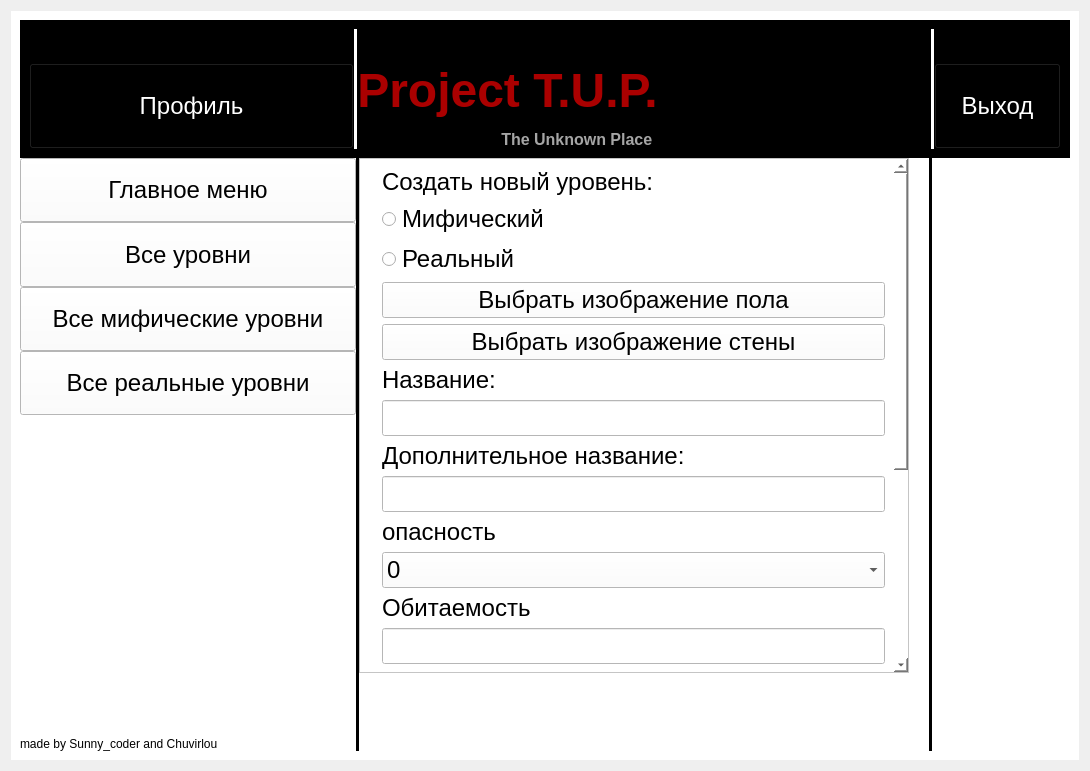
<?xml version="1.0" encoding="UTF-8"?>
<ui version="4.0">
 <class>Form</class>
 <widget class="QWidget" name="Form">
  <property name="geometry">
   <rect>
    <x>0</x>
    <y>0</y>
    <width>1090</width>
    <height>771</height>
   </rect>
  </property>
  <property name="windowTitle">
   <string>Form</string>
  </property>
  <layout class="QGridLayout" name="gridLayout_2">
   <property name="spacing">
    <number>0</number>
   </property>
   <item row="0" column="0">
    <widget class="QWidget" name="gridWidget" native="true">
     <property name="styleSheet">
      <string notr="true">background-color: rgb(255, 255, 255);</string>
     </property>
     <layout class="QGridLayout" name="gridLayout">
      <property name="spacing">
       <number>0</number>
      </property>
      <item row="1" column="10" rowspan="8">
       <widget class="QLabel" name="ad_image">
        <property name="text">
         <string/>
        </property>
       </widget>
      </item>
      <item row="1" column="3" rowspan="10">
       <widget class="Line" name="line">
        <property name="styleSheet">
         <string notr="true">border: 1px black;
border-style: inset;
background-color: rgb(0, 0, 0);</string>
        </property>
        <property name="frameShadow">
         <enum>QFrame::Sunken</enum>
        </property>
        <property name="lineWidth">
         <number>0</number>
        </property>
        <property name="midLineWidth">
         <number>5</number>
        </property>
        <property name="orientation">
         <enum>Qt::Vertical</enum>
        </property>
       </widget>
      </item>
      <item row="4" column="1" colspan="2">
       <widget class="QPushButton" name="all_real_levels">
        <property name="sizePolicy">
         <sizepolicy hsizetype="Expanding" vsizetype="Expanding">
          <horstretch>0</horstretch>
          <verstretch>0</verstretch>
         </sizepolicy>
        </property>
        <property name="font">
         <font>
          <pointsize>18</pointsize>
         </font>
        </property>
        <property name="text">
         <string>Все реальные уровни</string>
        </property>
       </widget>
      </item>
      <item row="3" column="1" colspan="2">
       <widget class="QPushButton" name="all_myth_levels">
        <property name="sizePolicy">
         <sizepolicy hsizetype="Expanding" vsizetype="Expanding">
          <horstretch>0</horstretch>
          <verstretch>0</verstretch>
         </sizepolicy>
        </property>
        <property name="font">
         <font>
          <pointsize>18</pointsize>
         </font>
        </property>
        <property name="text">
         <string>Все мифические уровни</string>
        </property>
       </widget>
      </item>
      <item row="9" column="8">
       <spacer name="verticalSpacer_6">
        <property name="orientation">
         <enum>Qt::Vertical</enum>
        </property>
        <property name="sizeHint" stdset="0">
         <size>
          <width>20</width>
          <height>40</height>
         </size>
        </property>
       </spacer>
      </item>
      <item row="9" column="5">
       <spacer name="horizontalSpacer_7">
        <property name="orientation">
         <enum>Qt::Horizontal</enum>
        </property>
        <property name="sizeHint" stdset="0">
         <size>
          <width>40</width>
          <height>20</height>
         </size>
        </property>
       </spacer>
      </item>
      <item row="9" column="1">
       <spacer name="horizontalSpacer_6">
        <property name="orientation">
         <enum>Qt::Horizontal</enum>
        </property>
        <property name="sizeHint" stdset="0">
         <size>
          <width>40</width>
          <height>20</height>
         </size>
        </property>
       </spacer>
      </item>
      <item row="7" column="8">
       <spacer name="verticalSpacer_10">
        <property name="orientation">
         <enum>Qt::Vertical</enum>
        </property>
        <property name="sizeHint" stdset="0">
         <size>
          <width>20</width>
          <height>40</height>
         </size>
        </property>
       </spacer>
      </item>
      <item row="5" column="8">
       <spacer name="verticalSpacer_9">
        <property name="orientation">
         <enum>Qt::Vertical</enum>
        </property>
        <property name="sizeHint" stdset="0">
         <size>
          <width>20</width>
          <height>40</height>
         </size>
        </property>
       </spacer>
      </item>
      <item row="9" column="10">
       <spacer name="horizontalSpacer_3">
        <property name="orientation">
         <enum>Qt::Horizontal</enum>
        </property>
        <property name="sizeHint" stdset="0">
         <size>
          <width>40</width>
          <height>20</height>
         </size>
        </property>
       </spacer>
      </item>
      <item row="9" column="6">
       <spacer name="horizontalSpacer">
        <property name="orientation">
         <enum>Qt::Horizontal</enum>
        </property>
        <property name="sizeHint" stdset="0">
         <size>
          <width>40</width>
          <height>20</height>
         </size>
        </property>
       </spacer>
      </item>
      <item row="6" column="8">
       <spacer name="verticalSpacer_8">
        <property name="orientation">
         <enum>Qt::Vertical</enum>
        </property>
        <property name="sizeHint" stdset="0">
         <size>
          <width>20</width>
          <height>40</height>
         </size>
        </property>
       </spacer>
      </item>
      <item row="0" column="0" colspan="11">
       <widget class="QWidget" name="gridWidget" native="true">
        <property name="styleSheet">
         <string notr="true">background-color: rgb(0, 0, 0);</string>
        </property>
        <layout class="QGridLayout" name="gridLayout_3">
         <property name="spacing">
          <number>0</number>
         </property>
         <item row="1" column="2">
          <spacer name="horizontalSpacer_8">
           <property name="orientation">
            <enum>Qt::Horizontal</enum>
           </property>
           <property name="sizeHint" stdset="0">
            <size>
             <width>40</width>
             <height>20</height>
            </size>
           </property>
          </spacer>
         </item>
         <item row="2" column="6">
          <spacer name="horizontalSpacer_10">
           <property name="orientation">
            <enum>Qt::Horizontal</enum>
           </property>
           <property name="sizeType">
            <enum>QSizePolicy::Expanding</enum>
           </property>
           <property name="sizeHint" stdset="0">
            <size>
             <width>40</width>
             <height>20</height>
            </size>
           </property>
          </spacer>
         </item>
         <item row="2" column="7">
          <spacer name="verticalSpacer_2">
           <property name="orientation">
            <enum>Qt::Vertical</enum>
           </property>
           <property name="sizeHint" stdset="0">
            <size>
             <width>20</width>
             <height>40</height>
            </size>
           </property>
          </spacer>
         </item>
         <item row="2" column="8">
          <spacer name="horizontalSpacer_12">
           <property name="orientation">
            <enum>Qt::Horizontal</enum>
           </property>
           <property name="sizeHint" stdset="0">
            <size>
             <width>40</width>
             <height>20</height>
            </size>
           </property>
          </spacer>
         </item>
         <item row="1" column="0">
          <spacer name="horizontalSpacer_9">
           <property name="orientation">
            <enum>Qt::Horizontal</enum>
           </property>
           <property name="sizeHint" stdset="0">
            <size>
             <width>40</width>
             <height>20</height>
            </size>
           </property>
          </spacer>
         </item>
         <item row="2" column="5">
          <widget class="QLabel" name="label">
           <property name="styleSheet">
            <string notr="true">font: 28pt &quot;Times New Roman&quot;;</string>
           </property>
           <property name="text">
            <string>&lt;html&gt;&lt;head/&gt;&lt;body&gt;&lt;p align=&quot;center&quot;&gt;&lt;span style=&quot; font-size:36pt; font-weight:600; color:#aa0000&quot;&gt;Project T.U.P.&lt;/span&gt;&lt;/p&gt;&lt;p align=&quot;center&quot;&gt;&lt;span style=&quot; font-size:12pt; font-weight:600; color:#000000;&quot;&gt;--------------------------&lt;/span&gt;&lt;span style=&quot; font-size:12pt; font-weight:600; color:#a5a5a5&quot;&gt;The Unknown Place&lt;/span&gt;&lt;/p&gt;&lt;/body&gt;&lt;/html&gt;</string>
           </property>
          </widget>
         </item>
         <item row="0" column="0">
          <widget class="QLabel" name="label_3">
           <property name="text">
            <string>made by Sunny_coder and Chuvirlou</string>
           </property>
          </widget>
         </item>
         <item row="2" column="10">
          <widget class="QPushButton" name="exit">
           <property name="sizePolicy">
            <sizepolicy hsizetype="Expanding" vsizetype="Expanding">
             <horstretch>0</horstretch>
             <verstretch>0</verstretch>
            </sizepolicy>
           </property>
           <property name="font">
            <font>
             <pointsize>18</pointsize>
             <weight>50</weight>
             <bold>false</bold>
             <kerning>true</kerning>
            </font>
           </property>
           <property name="styleSheet">
            <string notr="true">color: rgb(255, 255, 255);</string>
           </property>
           <property name="text">
            <string>Выход</string>
           </property>
          </widget>
         </item>
         <item row="2" column="0" colspan="3">
          <widget class="QPushButton" name="profil">
           <property name="sizePolicy">
            <sizepolicy hsizetype="Expanding" vsizetype="Expanding">
             <horstretch>0</horstretch>
             <verstretch>0</verstretch>
            </sizepolicy>
           </property>
           <property name="font">
            <font>
             <pointsize>18</pointsize>
            </font>
           </property>
           <property name="styleSheet">
            <string notr="true">color: rgb(255, 255, 255);</string>
           </property>
           <property name="text">
            <string>Профиль</string>
           </property>
          </widget>
         </item>
         <item row="1" column="10">
          <spacer name="horizontalSpacer_11">
           <property name="orientation">
            <enum>Qt::Horizontal</enum>
           </property>
           <property name="sizeHint" stdset="0">
            <size>
             <width>40</width>
             <height>20</height>
            </size>
           </property>
          </spacer>
         </item>
         <item row="0" column="3" rowspan="3">
          <widget class="Line" name="line_4">
           <property name="styleSheet">
            <string notr="true">border: 1px white;
border-style: inset;
background-color: rgb(255, 255, 255);</string>
           </property>
           <property name="lineWidth">
            <number>0</number>
           </property>
           <property name="midLineWidth">
            <number>10</number>
           </property>
           <property name="orientation">
            <enum>Qt::Vertical</enum>
           </property>
          </widget>
         </item>
         <item row="0" column="9" rowspan="3">
          <widget class="Line" name="line_3">
           <property name="styleSheet">
            <string notr="true">border: 1px white;
border-style: inset;
background-color: rgb(255, 255, 255);</string>
           </property>
           <property name="lineWidth">
            <number>0</number>
           </property>
           <property name="midLineWidth">
            <number>10</number>
           </property>
           <property name="orientation">
            <enum>Qt::Vertical</enum>
           </property>
          </widget>
         </item>
        </layout>
       </widget>
      </item>
      <item row="1" column="1" colspan="2">
       <widget class="QPushButton" name="main_menu">
        <property name="sizePolicy">
         <sizepolicy hsizetype="Expanding" vsizetype="Expanding">
          <horstretch>0</horstretch>
          <verstretch>0</verstretch>
         </sizepolicy>
        </property>
        <property name="font">
         <font>
          <pointsize>18</pointsize>
         </font>
        </property>
        <property name="styleSheet">
         <string notr="true">border-color: rgb(255, 255, 255);</string>
        </property>
        <property name="text">
         <string>Главное меню</string>
        </property>
       </widget>
      </item>
      <item row="2" column="1" colspan="2">
       <widget class="QPushButton" name="all_levels">
        <property name="sizePolicy">
         <sizepolicy hsizetype="Expanding" vsizetype="Expanding">
          <horstretch>0</horstretch>
          <verstretch>0</verstretch>
         </sizepolicy>
        </property>
        <property name="font">
         <font>
          <pointsize>18</pointsize>
         </font>
        </property>
        <property name="text">
         <string>Все уровни</string>
        </property>
       </widget>
      </item>
      <item row="1" column="9" rowspan="10">
       <widget class="Line" name="line_2">
        <property name="styleSheet">
         <string notr="true">border: 1px black;
border-style: inset;
background-color: rgb(0, 0, 0);</string>
        </property>
        <property name="lineWidth">
         <number>0</number>
        </property>
        <property name="midLineWidth">
         <number>10</number>
        </property>
        <property name="orientation">
         <enum>Qt::Vertical</enum>
        </property>
       </widget>
      </item>
      <item row="10" column="1">
       <widget class="QLabel" name="label_2">
        <property name="text">
         <string>made by Sunny_coder and Chuvirlou</string>
        </property>
       </widget>
      </item>
      <item row="9" column="2">
       <spacer name="horizontalSpacer_2">
        <property name="orientation">
         <enum>Qt::Horizontal</enum>
        </property>
        <property name="sizeHint" stdset="0">
         <size>
          <width>40</width>
          <height>20</height>
         </size>
        </property>
       </spacer>
      </item>
      <item row="8" column="8">
       <spacer name="verticalSpacer">
        <property name="orientation">
         <enum>Qt::Vertical</enum>
        </property>
        <property name="sizeHint" stdset="0">
         <size>
          <width>20</width>
          <height>40</height>
         </size>
        </property>
       </spacer>
      </item>
      <item row="9" column="7">
       <spacer name="horizontalSpacer_5">
        <property name="orientation">
         <enum>Qt::Horizontal</enum>
        </property>
        <property name="sizeHint" stdset="0">
         <size>
          <width>40</width>
          <height>20</height>
         </size>
        </property>
       </spacer>
      </item>
      <item row="9" column="4">
       <spacer name="horizontalSpacer_4">
        <property name="orientation">
         <enum>Qt::Horizontal</enum>
        </property>
        <property name="sizeHint" stdset="0">
         <size>
          <width>40</width>
          <height>20</height>
         </size>
        </property>
       </spacer>
      </item>
      <item row="1" column="4" rowspan="8" colspan="4">
       <widget class="QScrollArea" name="scrollArea">
        <property name="sizePolicy">
         <sizepolicy hsizetype="Expanding" vsizetype="Expanding">
          <horstretch>0</horstretch>
          <verstretch>0</verstretch>
         </sizepolicy>
        </property>
        <property name="minimumSize">
         <size>
          <width>0</width>
          <height>0</height>
         </size>
        </property>
        <property name="tabletTracking">
         <bool>false</bool>
        </property>
        <property name="lineWidth">
         <number>0</number>
        </property>
        <property name="verticalScrollBarPolicy">
         <enum>Qt::ScrollBarAlwaysOn</enum>
        </property>
        <property name="horizontalScrollBarPolicy">
         <enum>Qt::ScrollBarAsNeeded</enum>
        </property>
        <property name="sizeAdjustPolicy">
         <enum>QAbstractScrollArea::AdjustToContents</enum>
        </property>
        <property name="widgetResizable">
         <bool>true</bool>
        </property>
        <widget class="QWidget" name="scrollAreaWidgetContents">
         <property name="geometry">
          <rect>
           <x>0</x>
           <y>0</y>
           <width>549</width>
           <height>826</height>
          </rect>
         </property>
         <layout class="QGridLayout" name="gridLayout_4">
          <item row="0" column="1">
           <widget class="QLabel" name="label_4">
            <property name="font">
             <font>
              <pointsize>18</pointsize>
             </font>
            </property>
            <property name="text">
             <string>Создать новый уровень:</string>
            </property>
           </widget>
          </item>
          <item row="3" column="1">
           <widget class="QPushButton" name="choose_image_of_floor">
            <property name="sizePolicy">
             <sizepolicy hsizetype="Expanding" vsizetype="Expanding">
              <horstretch>0</horstretch>
              <verstretch>0</verstretch>
             </sizepolicy>
            </property>
            <property name="font">
             <font>
              <pointsize>18</pointsize>
             </font>
            </property>
            <property name="text">
             <string>Выбрать изображение пола</string>
            </property>
           </widget>
          </item>
          <item row="21" column="0">
           <widget class="QLabel" name="label_15">
            <property name="text">
             <string/>
            </property>
           </widget>
          </item>
          <item row="20" column="0">
           <widget class="QLabel" name="label_16">
            <property name="text">
             <string/>
            </property>
           </widget>
          </item>
          <item row="1" column="1">
           <widget class="QRadioButton" name="radioButton">
            <property name="font">
             <font>
              <pointsize>18</pointsize>
             </font>
            </property>
            <property name="text">
             <string>Мифический</string>
            </property>
            <attribute name="buttonGroup">
             <string notr="true">buttonGroup</string>
            </attribute>
           </widget>
          </item>
          <item row="13" column="0">
           <widget class="QLabel" name="label_23">
            <property name="text">
             <string/>
            </property>
           </widget>
          </item>
          <item row="2" column="1">
           <widget class="QRadioButton" name="radioButton_2">
            <property name="font">
             <font>
              <pointsize>18</pointsize>
             </font>
            </property>
            <property name="text">
             <string>Реальный</string>
            </property>
            <attribute name="buttonGroup">
             <string notr="true">buttonGroup</string>
            </attribute>
           </widget>
          </item>
          <item row="5" column="0">
           <widget class="QLabel" name="label_31">
            <property name="text">
             <string/>
            </property>
           </widget>
          </item>
          <item row="6" column="0">
           <widget class="QLabel" name="label_30">
            <property name="text">
             <string/>
            </property>
           </widget>
          </item>
          <item row="8" column="1">
           <widget class="QLineEdit" name="lineEdit_2">
            <property name="font">
             <font>
              <pointsize>18</pointsize>
             </font>
            </property>
           </widget>
          </item>
          <item row="10" column="1">
           <widget class="QComboBox" name="comboBox">
            <property name="font">
             <font>
              <pointsize>18</pointsize>
             </font>
            </property>
            <property name="maxVisibleItems">
             <number>11</number>
            </property>
            <item>
             <property name="text">
              <string>0</string>
             </property>
            </item>
            <item>
             <property name="text">
              <string>1</string>
             </property>
            </item>
            <item>
             <property name="text">
              <string>2</string>
             </property>
            </item>
            <item>
             <property name="text">
              <string>3</string>
             </property>
            </item>
            <item>
             <property name="text">
              <string>4</string>
             </property>
            </item>
            <item>
             <property name="text">
              <string>5</string>
             </property>
            </item>
            <item>
             <property name="text">
              <string>6</string>
             </property>
            </item>
            <item>
             <property name="text">
              <string>7</string>
             </property>
            </item>
            <item>
             <property name="text">
              <string>8</string>
             </property>
            </item>
            <item>
             <property name="text">
              <string>9</string>
             </property>
            </item>
            <item>
             <property name="text">
              <string>10</string>
             </property>
            </item>
           </widget>
          </item>
          <item row="12" column="1">
           <widget class="QLineEdit" name="how_many">
            <property name="enabled">
             <bool>false</bool>
            </property>
            <property name="font">
             <font>
              <pointsize>18</pointsize>
             </font>
            </property>
           </widget>
          </item>
          <item row="1" column="0">
           <widget class="QLabel" name="label_33">
            <property name="text">
             <string/>
            </property>
           </widget>
          </item>
          <item row="16" column="1" rowspan="9">
           <widget class="QTextEdit" name="textEdit">
            <property name="font">
             <font>
              <pointsize>12</pointsize>
             </font>
            </property>
           </widget>
          </item>
          <item row="7" column="1">
           <widget class="QLabel" name="label_7">
            <property name="font">
             <font>
              <pointsize>18</pointsize>
             </font>
            </property>
            <property name="text">
             <string>Дополнительное название:</string>
            </property>
           </widget>
          </item>
          <item row="9" column="0">
           <widget class="QLabel" name="label_27">
            <property name="text">
             <string/>
            </property>
           </widget>
          </item>
          <item row="15" column="1">
           <widget class="QLabel" name="label_11">
            <property name="font">
             <font>
              <pointsize>18</pointsize>
             </font>
            </property>
            <property name="text">
             <string>Описание</string>
            </property>
           </widget>
          </item>
          <item row="11" column="1">
           <widget class="QLabel" name="label_9">
            <property name="font">
             <font>
              <pointsize>18</pointsize>
             </font>
            </property>
            <property name="text">
             <string>Обитаемость</string>
            </property>
           </widget>
          </item>
          <item row="22" column="0">
           <widget class="QLabel" name="label_14">
            <property name="text">
             <string/>
            </property>
           </widget>
          </item>
          <item row="11" column="0">
           <widget class="QLabel" name="label_25">
            <property name="text">
             <string/>
            </property>
           </widget>
          </item>
          <item row="18" column="0">
           <widget class="QLabel" name="label_18">
            <property name="text">
             <string/>
            </property>
           </widget>
          </item>
          <item row="5" column="1">
           <widget class="QLabel" name="label_6">
            <property name="font">
             <font>
              <pointsize>18</pointsize>
             </font>
            </property>
            <property name="text">
             <string>Название:</string>
            </property>
           </widget>
          </item>
          <item row="0" column="0">
           <widget class="QLabel" name="label_34">
            <property name="text">
             <string/>
            </property>
           </widget>
          </item>
          <item row="16" column="0">
           <widget class="QLabel" name="label_20">
            <property name="text">
             <string/>
            </property>
           </widget>
          </item>
          <item row="6" column="1">
           <widget class="QLineEdit" name="lineEdit">
            <property name="font">
             <font>
              <pointsize>18</pointsize>
             </font>
            </property>
           </widget>
          </item>
          <item row="23" column="0">
           <widget class="QLabel" name="label_13">
            <property name="text">
             <string/>
            </property>
           </widget>
          </item>
          <item row="2" column="0">
           <widget class="QLabel" name="label_32">
            <property name="text">
             <string/>
            </property>
           </widget>
          </item>
          <item row="13" column="1">
           <widget class="QLabel" name="label_10">
            <property name="font">
             <font>
              <pointsize>18</pointsize>
             </font>
            </property>
            <property name="text">
             <string>Количество сущностей:</string>
            </property>
           </widget>
          </item>
          <item row="10" column="0">
           <widget class="QLabel" name="label_26">
            <property name="text">
             <string/>
            </property>
           </widget>
          </item>
          <item row="15" column="0">
           <widget class="QLabel" name="label_21">
            <property name="text">
             <string/>
            </property>
           </widget>
          </item>
          <item row="8" column="0">
           <widget class="QLabel" name="label_28">
            <property name="text">
             <string/>
            </property>
           </widget>
          </item>
          <item row="19" column="0">
           <widget class="QLabel" name="label_17">
            <property name="text">
             <string/>
            </property>
           </widget>
          </item>
          <item row="4" column="1">
           <widget class="QPushButton" name="choose_image_of_wall">
            <property name="sizePolicy">
             <sizepolicy hsizetype="Expanding" vsizetype="Expanding">
              <horstretch>0</horstretch>
              <verstretch>0</verstretch>
             </sizepolicy>
            </property>
            <property name="font">
             <font>
              <pointsize>18</pointsize>
             </font>
            </property>
            <property name="text">
             <string>Выбрать изображение стены</string>
            </property>
           </widget>
          </item>
          <item row="14" column="0">
           <widget class="QLabel" name="label_22">
            <property name="text">
             <string/>
            </property>
           </widget>
          </item>
          <item row="24" column="0">
           <widget class="QLabel" name="label_12">
            <property name="text">
             <string/>
            </property>
           </widget>
          </item>
          <item row="12" column="0">
           <widget class="QLabel" name="label_24">
            <property name="text">
             <string/>
            </property>
           </widget>
          </item>
          <item row="17" column="0">
           <widget class="QLabel" name="label_19">
            <property name="text">
             <string/>
            </property>
           </widget>
          </item>
          <item row="14" column="1">
           <widget class="QComboBox" name="comboBox_2">
            <property name="font">
             <font>
              <pointsize>18</pointsize>
             </font>
            </property>
            <item>
             <property name="text">
              <string>Отсутствуют</string>
             </property>
            </item>
            <item>
             <property name="text">
              <string>малое</string>
             </property>
            </item>
            <item>
             <property name="text">
              <string>среднее</string>
             </property>
            </item>
            <item>
             <property name="text">
              <string>большое</string>
             </property>
            </item>
            <item>
             <property name="text">
              <string>Неизвестно</string>
             </property>
            </item>
           </widget>
          </item>
          <item row="9" column="1">
           <widget class="QLabel" name="label_8">
            <property name="font">
             <font>
              <pointsize>18</pointsize>
             </font>
            </property>
            <property name="text">
             <string>опасность</string>
            </property>
           </widget>
          </item>
          <item row="7" column="0">
           <widget class="QLabel" name="label_29">
            <property name="text">
             <string/>
            </property>
           </widget>
          </item>
          <item row="25" column="1">
           <widget class="QPushButton" name="accept">
            <property name="sizePolicy">
             <sizepolicy hsizetype="Expanding" vsizetype="Expanding">
              <horstretch>0</horstretch>
              <verstretch>0</verstretch>
             </sizepolicy>
            </property>
            <property name="font">
             <font>
              <pointsize>12</pointsize>
             </font>
            </property>
            <property name="text">
             <string>Подтвердить</string>
            </property>
           </widget>
          </item>
         </layout>
        </widget>
       </widget>
      </item>
     </layout>
    </widget>
   </item>
  </layout>
 </widget>
 <resources/>
 <connections/>
 <buttongroups>
  <buttongroup name="buttonGroup"/>
 </buttongroups>
</ui>
